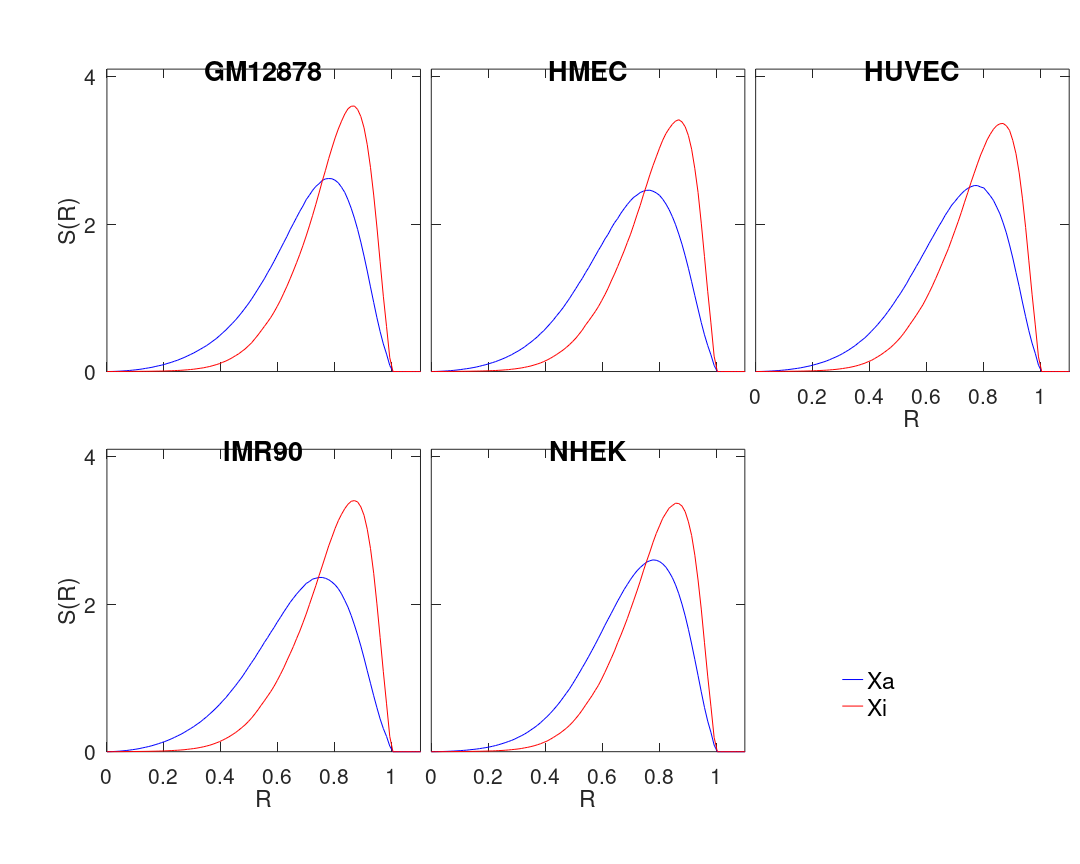

Reproduce this figure in MATLAB.
clear

a1=load('./GM12878/GM_SR.dat');
a2=load('./HMEC/GM_SR.dat');
a3=load('./HUVEC/GM_SR.dat');
a4=load('./IMR90/GM_SR.dat');
a5=load('./NHEK/GM_SR.dat');

x={a1,a2,a3,a4,a5};

name={'GM12878','HMEC','HUVEC','IMR90','NHEK'};

figure

XL=0.099;XR=0.01;XGap=0.01;Row=2;
YT=0.08;YB=0.13;YGap=0.09;Col=3;
Width=(1-XL-XR-((Col-1)*XGap))/Col;
Height=(1-YT-YB-((Row-1)*YGap))/Row;
YPos=1-YT-Height; 

set(gcf, 'PaperSize', [15 12]);
set(gcf, 'PaperPosition', [0 0 15 12]);
for i=1:Row
    XPos=XL;
    for j=1:Col
        chro=j+(i-1)*Col;
	if chro<=5
        marray=[XPos,YPos,Width,Height];
        subplot('Position',marray);
             AL=x{chro};
             z23=AL(:,23+2);
             z46=AL(:,23+25);     
             p1=plot(AL(:,2),z23,'b-');
             hold on 
             p2=plot(AL(:,2),z46,'r-');
             
             
             
             set(gca,'YTick',0:2:4)
             set(gca,'FontSize',21)
             
                
               set(gca,'ticklength',3*get(gca,'ticklength'))
             set(gca, 'FontName', 'Helvetica')
            axis([0,1.1,0,4.1])
	  
             ht= title(name{chro});
               PP=get(ht,'Position');
             set(ht,'Position',[PP(1) PP(2)-0.43 PP(3)])
             
            if (j==1)
                hy=ylabel('S(R)');
                set([hy],'FontName','Helvetica','FontSize',23);
            else
                set(gca,'YTicklabel',[]);
            end
            if (chro>2)
                hx=xlabel('R');
                set([hx],'FontName','Helvetica','FontSize',23);
            else
                 set(gca,'XTicklabel',[]);
            end
            
            set([ht;],'FontName','Helvetica','FontSize',27);
            %set(gca,'FontName',MyFontName,'FontSize',MyFontSize);
            
           else
            hl=legend([p1,p2],'Xa','Xi','Location','NorthWest');
            set([hl],'FontName','Helvetica','FontSize',23);
            pos=get(hl,'position');
            set(hl,'position',[XPos+0.05 YPos pos(3:4)])
            legend('boxoff')
                       
    end
            
            set(gca,'color','none')     
            
          XPos=XPos+Width+XGap;
    end
    YPos=YPos-YGap-Height;
end

saveas(gcf, 'SR_Xa_Xi', 'pdf')

